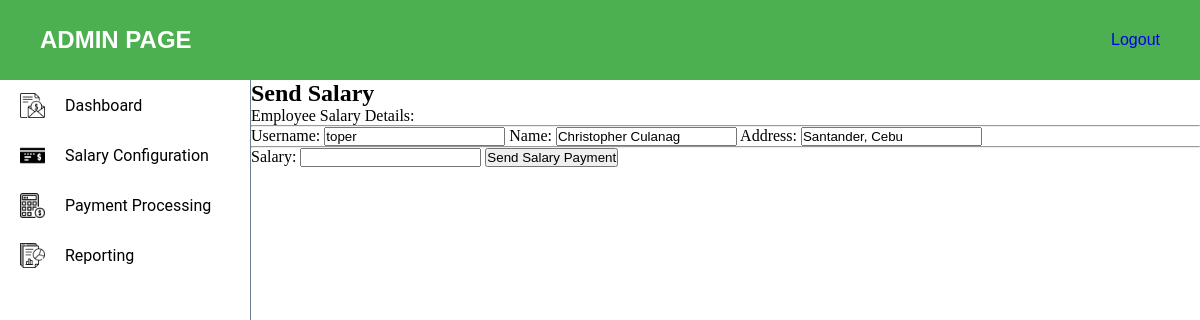
The page /payment-page/toper on the database its author committed.
### myapp/models.py (models this page shows, shortened)
class Employee(AbstractUser):
    name = models.CharField(max_length=255)
    email = models.EmailField()
    contact = models.CharField(max_length=15)
    address = models.TextField()
    username = models.CharField(max_length=255, unique=True)
    password = models.CharField(max_length=128)
    groups = models.ManyToManyField('auth.Group', related_name='employee_groups', blank=True)
    user_permissions = models.ManyToManyField('auth.Permission', related_name='employee_permissions', blank=True)

### myapp/views.py (the view, shortened to what this page needs)
# urls.py: path('payment-page/<str:username>', views.payment_page, name='payment_page'),
def payment_page(request, username):
    employee = get_object_or_404(Employee, username=username)
    context = {'employee': employee}
    return render(request, "admin-view/payment-proc/payment-page.html", context)

### myapp/templates/admin-view/payment-proc/payment-page.html (shortened to what this page needs)
{% load static %}
<!DOCTYPE html>
<html lang="en">
<head>
    <link rel="stylesheet" href="{% static 'css/navbar.css' %}">
    <link rel="stylesheet" href="{% static 'css/admin.css' %}">
    <link rel="stylesheet" href="{% static 'css/payment-proc.css' %}">
</head>
<body>
    <div class="admin-header">
        <h2>ADMIN PAGE</h2>
        <a href="{% url 'home' %}">Logout</a>
    </div>
    <div class="page-content">
        <aside class="aside-content">
            <ul class="aside-nav">
                <a class="aside-nav-items" href="{% url 'admin_view' %}">
                    <img class="sidenav-logo" src="{% static 'images/salary.png' %}" alt="logo">
                    Dashboard
                </a>
                <a class="aside-nav-items" href="{% url 'salary_config' %}">
                    <img class="sidenav-logo" src="{% static 'images/bank-check.png' %}" alt="logo">
                    Salary Configuration
                </a>
                <a class="aside-nav-items" href="{% url 'payment_proc' %}">
                    <img class="sidenav-logo" src="{% static 'images/calculator.png' %}" alt="logo">
                    Payment Processing
                </a>
                <a class="aside-nav-items" href="{% url 'reporting' %}">
                    <img class="sidenav-logo" src="{% static 'images/report.png' %}" alt="logo">
                    Reporting
                </a>
            </ul>
        </aside>
        <section class="admin-content">
            <div class="submit-salary">
                <form action="{% url 'payment_page' username=employee.username %}" method="post">
                    <h2>Send Salary</h2>
                    <p>Employee Salary Details: </p>
                    <hr>
                    <label for="employee-username">Username:</label>
                    <input type="text" name="employee-username" id="employee-username-input" value="{{ employee.username }}" readonly>
                    <label for="employee-name">Name:</label>
                    <input type="text" name="employee-name" id="employee-name-input" value="{{ employee.name }}" readonly>
                    <label for="employee-address">Address:</label>
                    <input type="text" name="employee-address" id="employee-address-input" value="{{ employee.address }}" readonly>
                    <hr>
                    <label for="salary-value">Salary:</label>
                    <input type="text" id="salary-value" name="salary-value">
                    <button type="submit">Send Salary Payment</button>
                </form>
            </div>
        </section>
    </div>
</body>
</html>

### myapp/static/css/navbar.css (style rules this page uses)
* { box-sizing: border-box; padding: 0; margin: 0; }
.page-content { height: calc(100vh - 160px); width: 100vw; display: flex; flex-direction: row; }
.aside-content { height: calc(100vh - 80px); width: 250px; }
.aside-nav { display: flex; flex-direction: column; }
.aside-nav-items { list-style-type: none; width: 250px; height: 50px; display: flex; justify-content: flex-start; align-items: center; font-family: 'Roboto', sans-serif; color: black; align-self: flex-start; margin-left: 20px; }
.sidenav-logo { height: 25px; width: 25px; margin-right: 20px; }
a { text-decoration: none; }

### myapp/static/css/admin.css (style rules this page uses)
* { box-sizing: border-box; padding: 0; margin: 0; }
.admin-header { height: 80px; width: 100vw; background-color: #4CAF50; display: flex; justify-content: space-between; align-items: center; padding: 0 40px 0 40px; font-family: 'Popppins', sans-serif; color: white; }
.admin-content { height: calc(100vh - 80px); width: calc(100vw - 250px); border-left: solid 1px; border-color: slategray; overflow-y: auto; scrollbar-width: thin; scrollbar-color: #ccc #f0f0f0; }

### myapp/static/css/payment-proc.css (style rules this page uses)
* { box-sizing: border-box; margin: 0; padding: 0; }

### rows shown on the page
Employee: employee-username "toper", employee-name "Christopher Culanag", employee-address "Santander, Cebu"
